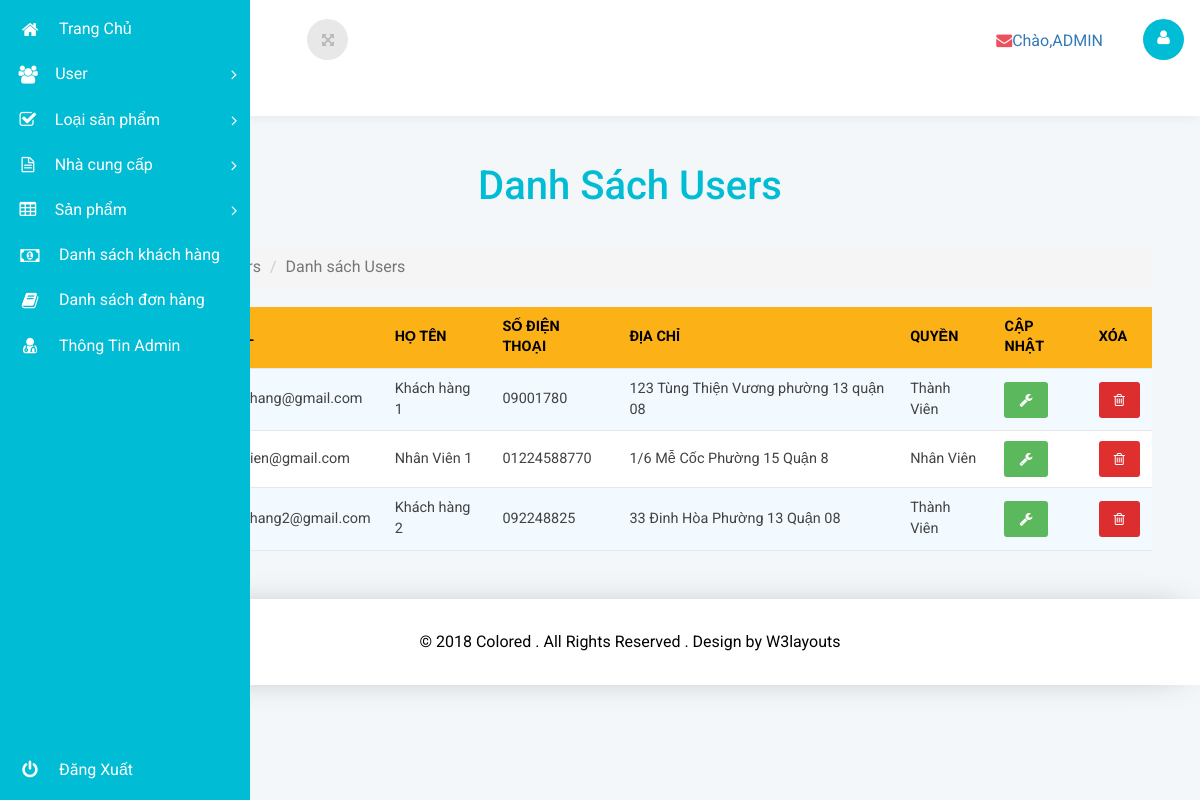
/admin/ds_users.php (signed in), run on the app's committed database.
### tables this page shows
CREATE TABLE IF NOT EXISTS `user` (
  `id` int(11) NOT NULL AUTO_INCREMENT,
  `email` varchar(300) NOT NULL,
  `password` varchar(300) NOT NULL,
  `ten_day_du` varchar(150) NOT NULL,
  `so_dien_thoai` varchar(50) NOT NULL,
  `dia_chi` varchar(300) NOT NULL,
  `quyen` tinyint(3) NOT NULL DEFAULT '0',
  PRIMARY KEY (`id`),
  UNIQUE KEY `email` (`email`)
);

### admin/templates/layout.php (called while the page is built, shortened)
<?php include("head.php")?>
<?php include("main-menu.php")?>
<?php include("wrapper.php")?>

### admin/controllers/c_users.php (called while the page is built, shortened)
<?php
class C_users
{
	public function Hien_thi_Users()
	{
		include("models/m_user.php");
		$m_user=new M_user();
		$ds_user=$m_user->Doc_tat_ca_user();
		include("templates/layout.php");
	}
}
?>

### admin/ds_users.php (called while the page is built)
<?php
include("controllers/c_users.php");
$c_user=new C_users();
$c_user->Hien_thi_Users();
?>

### admin/models/m_user.php (called while the page is built, shortened)
<?php
class M_user
{
	private $conn="";
	public function __construct()
	{
		$server_username = "root";
		$server_password = "";
		$server_host = "localhost";
		$database = 'thuc_pham_chuc_nang';
		$this->conn = mysqli_connect($server_host,$server_username,$server_password,$database) or die("không thể kết nối tới database");
		mysqli_query($this->conn,"SET NAMES 'UTF8'");
	}
	public function Doc_tat_ca_user()
	{
		$sql="SELECT * FROM user";
		$result = mysqli_query($this->conn,$sql);
		return mysqli_fetch_all($result,MYSQLI_ASSOC);
	}
}
?>

### admin/views/users/v_ds_users.php (the view)
<div class="main-grid">
			<div class="agile-grids">
				<div class="table-heading">
					<h2>Danh Sách Users</h2>
				</div>
				<div class="agile-tables">
					<div class="w3l-table-info">
					  	<ol class="breadcrumb">
									<li><a href="index_quan_tri.php">Trang Chủ</a></li>
									<li class="active">Users</li>
									<li class="active">Danh sách Users</li>
								</ol>
					    <table id="table">
						<thead>
						  <tr>
							<th>STT</th>
							<th>ID</th>
							<th>Email</th>
                            <th>Họ Tên</th>
                            <th>Số điện thoại</th>
                            <th>Địa chỉ</th>
                            <th>Quyền</th>
                            <?php
                            if($_SESSION['admin']['lv']==2)
							{
							?>
							<th>Cập nhật</th>
							<th>Xóa</th>
							<?php
							}
							?>
						  </tr>
						</thead>
						<tbody>
                        <?php
							$i=0;
                        foreach($ds_user as $u)
						{
							if($u['quyen']!=2)
							{
						?>
						  <tr>
							<td><?php echo ++$i;?></td>
							<td><?php echo $u['id']?></td>
							<td><?php echo $u['email']?></td>
                            <td><?php echo $u['ten_day_du']?></td>
                            <td><?php echo $u['so_dien_thoai']?></td>
                            <td><?php echo $u['dia_chi']?></td>
                            <td><?php echo ($u['quyen']==0?"Thành Viên":"Nhân Viên");?></td>
                            <?php
                            if($_SESSION['admin']['lv']==2)
							{
							?>
							<td>
                                <a href="capnhat_users.php?id=<?php echo $u['id']?>">
                                    <button type="button" class="btn btn-success">
                                        <i class="fa fa-wrench"></i>
                                    </button>
                                </a>
                            </td>
							<td>
                                    <button type="button" class="btn btn-danger" onclick="var result = confirm('Bạn thực sự muốn xóa dữ liệu này?\n Việc này sẽ mất dữ liệu của bạn.\n Bạn chắc chứ?');
if (result) {
    window.location='xoa_users.php?id=<?php echo $u['id']?>'
}">
                                        <i class="fa fa-trash-o"></i>
                                    </button>
                            </td>
                            <?php
							}
							?>
						</tr>
						<?php
							}
						}
						?>
						</tbody>
					  </table>
					</div>
				</div>
			</div>
		</div>

### admin/public/layout/css/table-style.css (style rules this page uses)
table { background: white; border-collapse: collapse; margin: 1.25em 0 0; width: 100%; }
table tr, table th, table td { border: none; border-bottom: 1px solid #e8e8e8; font-size: .95em; }
table th, table td { padding: 10px 12px; text-align: left; }
table th { background: #fcb216; color: #000000; text-transform: uppercase; }
table tr td { background: #f3faff; color: #424242; }
table tr:nth-of-type(2n+2) td { background: #ffffff; }
table { width: 100%; }

### data on the page
user: email "khachhang@gmail.com", ten_day_du "Khách hàng 1", so_dien_thoai "09001780", dia_chi "123 Tùng Thiện Vương phường 13 quận 08", quyen "Thành Viên"
user: email "nhanvien@gmail.com", ten_day_du "Nhân Viên 1", so_dien_thoai "01224588770", dia_chi "1/6 Mễ Cốc Phường 15 Quận 8", quyen "Nhân Viên"
user: email "khachhang2@gmail.com", ten_day_du "Khách hàng 2", so_dien_thoai "092248825", dia_chi "33 Đinh Hòa Phường 13 Quận 08", quyen "Thành Viên"

### other printed values
$_SESSION['admin']['name'] "ADMIN"
